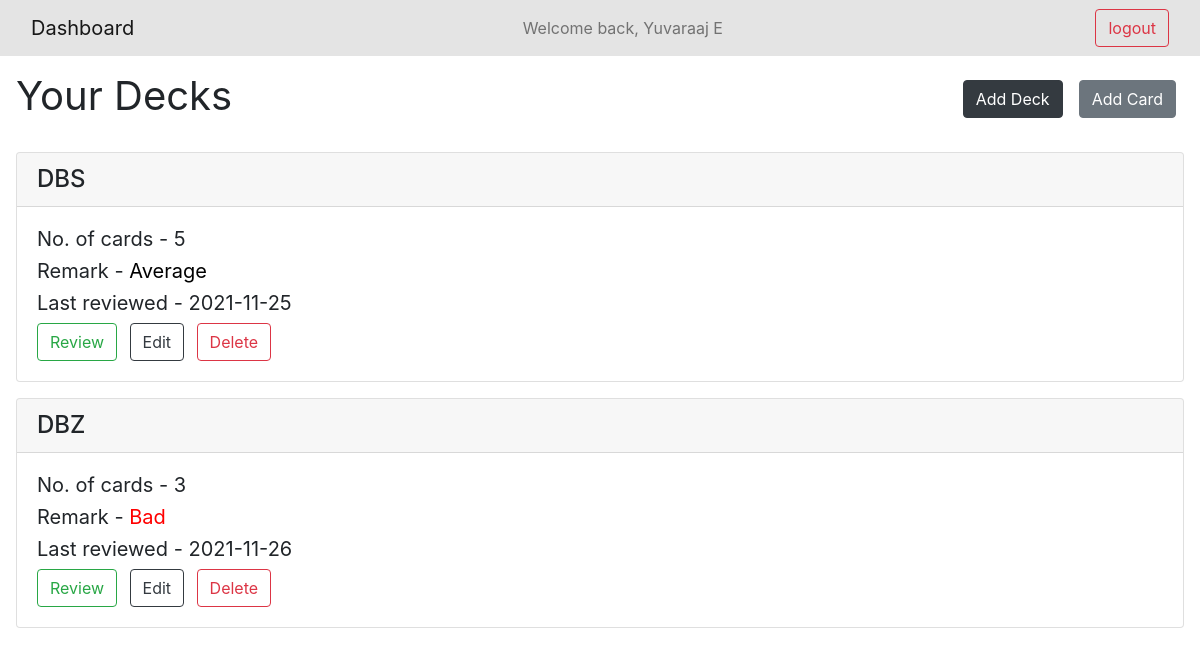
Before: / (signed in) with the older database file.
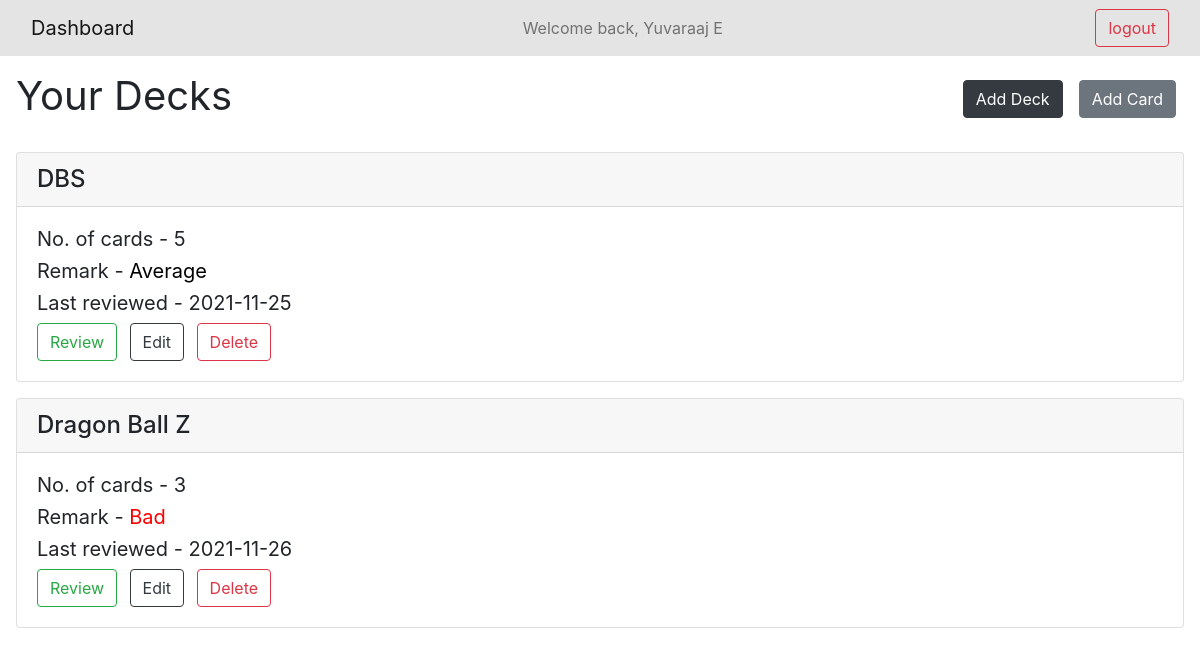
After: the same page with the newer database file.
### main.py (models this page shows)
class Decks(db.Model):
    __tablename__ = 'decks'
    deck_id = db.Column(db.Integer, primary_key=True, autoincrement=True)
    name = db.Column(db.String, nullable=False)
    score = db.Column(db.String)
    last_reviewed = db.Column(db.DateTime)
    user_decks = db.relationship("User", secondary="user_decks")

### application/controllers.py (the view)
@app.route("/")
@login_required
def dashboard():
    user_decks = UserDecks.query.filter_by(user_id=current_user.id).all()
    decks = {}
    for user_deck in user_decks:
        d = Decks.query.filter_by(deck_id=user_deck.deck_id).first()
        deck_cards = DeckCards.query.filter_by(deck_id = user_deck.deck_id).all()
        card_num = len(deck_cards)
        decks[d] = card_num
    return render_template("index.html", user=current_user, decks = decks.keys(), cards = decks)

### templates/index.html (shortened to what this page needs)
<!DOCTYPE html>
<html lang="en">
<head>
    <link rel="stylesheet" href="/static/styles/index.css">
    <link rel="stylesheet" href="https://maxcdn.bootstrapcdn.com/bootstrap/4.5.2/css/bootstrap.min.css">
</head>
<body>
    <nav class="navbar navbar-expand-lg navbar-light" style="background-color: #e4e4e4;">
        <div class="container-fluid">
            <a class="navbar-brand" href="/">Dashboard</a>
            <span class="navbar-text">
                Welcome back, {{user.username}}
            </span>
            <button type="button" class="btn btn-outline-danger" onclick="location.href='/logout';">logout</button>
        </div>
    </nav>
    <div class="p-3">
        <h2 class="d-inline font-weight-normal h1">Your Decks</h2>
        <button class="btn btn-secondary float-right m-2" data-toggle="modal" data-target="#addCardModal">Add Card</button>
        <button class="btn btn btn-dark float-right m-2" data-toggle="modal" data-target="#addDeckModal">Add Deck</button>
    </div>
    {% if decks %}
        {% for deck in decks %}
            <div class="card m-3">
                <h4 class="card-header">{{deck.name}}</h4>
                <div class="card-body">
                <h5 class="card-text font-weight-normal">No. of cards - {{cards[deck]}} </h5>
                {% if not deck.score %}
                <h5 class="card-text font-weight-normal">Remark - <span id='score_n'>None</span></h5>
                {% elif deck.score >= 1 and deck.score <= 2 %}
                <h5 class="card-text font-weight-normal">Remark - <span id='score_g'>Good</span></h5>
                {% elif deck.score >= 3 and deck.score <= 4 %}
                <h5 class="card-text font-weight-normal" >Remark - <span id='score_a'>Average</span></h5>
                {% else %}
                <h5 class="card-text font-weight-normal">Remark - <span id='score_b'>Bad</span></h5>
                {% endif %}
                {% if deck.last_reviewed %}
                    <h5 class="card-text font-weight-normal">Last reviewed - {{deck.last_reviewed.strftime('%Y-%m-%d')}} </h5>
                {% else %}
                <h5 class="card-texte font-weight-normal">Last reviewed - {{deck.last_reviewed}} </h5>
                {% endif %}
                <a href="/review/{{deck.deck_id}}" class="btn btn-outline-success mr-2">Review</a>
                <a href="/edit/{{deck.deck_id}}" class="btn btn-outline-dark mr-2">Edit</a>
                <a href="/delete/{{deck.deck_id}}" class="btn btn-outline-danger">Delete</a>
                </div>
            </div>
        {% endfor %}
    {% else %}
    <div class="d-flex m-5 justify-content-center">
        <p class="text-dark display-4">No deck is found, add a new one!</p>
    </div>
    {% endif %}
</body>
</html>

Changed rows visible on the page:
changed Decks: name "DBZ" → "Dragon Ball Z"
